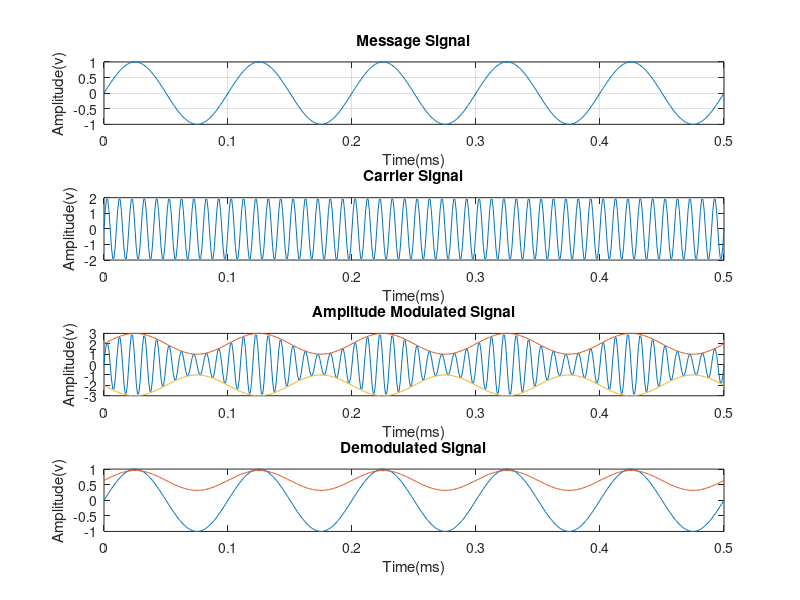

The MATLAB source for this figure:
clc
clear all
close all

Am=1;
fm=10;
fs=1000;
Ac=2;
fc=100;
t=0:0.001:0.5;

m=Am*sin(2*pi*fm*t);
subplot(4,1,1);
plot(t,m);
grid on
title('Message Signal');
xlabel('Time(ms)');
ylabel('Amplitude(v)');

c=Ac*sin(2*pi*fc*t);
subplot(4,1,2);
plot(t,c);
title('Carrier Signal');
xlabel('Time(ms)');
ylabel('Amplitude(v)');

k=Am/Ac;
s1=(1+k*m).*c;
subplot(4,1,3);
plot(t,s1,t,Ac+m,t,-Ac-m);
title('Amplitude Modulated Signal');
xlabel('Time(ms)');
ylabel('Amplitude(v)');

s2=(1/pi)*(Ac+m);
subplot(4,1,4);
plot(t,m,t,s2);
title('Demodulated Signal');
xlabel('Time(ms)');
ylabel('Amplitude(v)');
